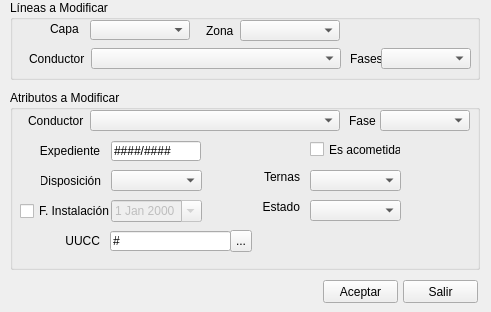
<?xml version="1.0" encoding="UTF-8"?>
<ui version="4.0">
 <class>Form</class>
 <widget class="QWidget" name="Form">
  <property name="windowModality">
   <enum>Qt::ApplicationModal</enum>
  </property>
  <property name="geometry">
   <rect>
    <x>0</x>
    <y>0</y>
    <width>491</width>
    <height>312</height>
   </rect>
  </property>
  <property name="windowTitle">
   <string>Actualizar Datos</string>
  </property>
  <widget class="QPushButton" name="cmdAceptar">
   <property name="geometry">
    <rect>
     <x>323</x>
     <y>280</y>
     <width>75</width>
     <height>23</height>
    </rect>
   </property>
   <property name="text">
    <string>Aceptar</string>
   </property>
   <property name="shortcut">
    <string>Return</string>
   </property>
  </widget>
  <widget class="QPushButton" name="cmdSalir">
   <property name="geometry">
    <rect>
     <x>403</x>
     <y>280</y>
     <width>75</width>
     <height>23</height>
    </rect>
   </property>
   <property name="text">
    <string>Salir</string>
   </property>
   <property name="shortcut">
    <string>Esc</string>
   </property>
  </widget>
  <widget class="QGroupBox" name="groupBox">
   <property name="geometry">
    <rect>
     <x>10</x>
     <y>0</y>
     <width>470</width>
     <height>80</height>
    </rect>
   </property>
   <property name="title">
    <string>Líneas a Modificar</string>
   </property>
   <widget class="QComboBox" name="cmbConductor">
    <property name="geometry">
     <rect>
      <x>81</x>
      <y>48</y>
      <width>250</width>
      <height>21</height>
     </rect>
    </property>
   </widget>
   <widget class="QLabel" name="label_19">
    <property name="geometry">
     <rect>
      <x>340</x>
      <y>51</y>
      <width>41</width>
      <height>16</height>
     </rect>
    </property>
    <property name="text">
     <string>Fases</string>
    </property>
   </widget>
   <widget class="QComboBox" name="cmbFase">
    <property name="geometry">
     <rect>
      <x>371</x>
      <y>48</y>
      <width>90</width>
      <height>21</height>
     </rect>
    </property>
   </widget>
   <widget class="QComboBox" name="cmbCapa">
    <property name="geometry">
     <rect>
      <x>80</x>
      <y>20</y>
      <width>100</width>
      <height>20</height>
     </rect>
    </property>
   </widget>
   <widget class="QLabel" name="label_17">
    <property name="geometry">
     <rect>
      <x>19</x>
      <y>52</y>
      <width>60</width>
      <height>13</height>
     </rect>
    </property>
    <property name="text">
     <string>Conductor</string>
    </property>
   </widget>
   <widget class="QLabel" name="label_5">
    <property name="geometry">
     <rect>
      <x>40</x>
      <y>22</y>
      <width>47</width>
      <height>13</height>
     </rect>
    </property>
    <property name="text">
     <string>Capa</string>
    </property>
   </widget>
   <widget class="QComboBox" name="cmbZona">
    <property name="geometry">
     <rect>
      <x>230</x>
      <y>20</y>
      <width>100</width>
      <height>21</height>
     </rect>
    </property>
   </widget>
   <widget class="QLabel" name="label_20">
    <property name="geometry">
     <rect>
      <x>196</x>
      <y>23</y>
      <width>41</width>
      <height>16</height>
     </rect>
    </property>
    <property name="text">
     <string>Zona</string>
    </property>
   </widget>
  </widget>
  <widget class="QGroupBox" name="groupBox_2">
   <property name="geometry">
    <rect>
     <x>10</x>
     <y>90</y>
     <width>470</width>
     <height>180</height>
    </rect>
   </property>
   <property name="title">
    <string>Atributos a Modificar</string>
   </property>
   <widget class="QComboBox" name="cmbDisposicion">
    <property name="geometry">
     <rect>
      <x>101</x>
      <y>80</y>
      <width>91</width>
      <height>21</height>
     </rect>
    </property>
   </widget>
   <widget class="QCheckBox" name="chkAcometida">
    <property name="geometry">
     <rect>
      <x>300</x>
      <y>51</y>
      <width>91</width>
      <height>17</height>
     </rect>
    </property>
    <property name="text">
     <string>Es acometida</string>
    </property>
    <property name="tristate">
     <bool>true</bool>
    </property>
   </widget>
   <widget class="QLineEdit" name="txtUUCC">
    <property name="geometry">
     <rect>
      <x>100</x>
      <y>141</y>
      <width>121</width>
      <height>20</height>
     </rect>
    </property>
    <property name="text">
     <string>#</string>
    </property>
   </widget>
   <widget class="QLabel" name="label_15">
    <property name="geometry">
     <rect>
      <x>43</x>
      <y>144</y>
      <width>47</width>
      <height>13</height>
     </rect>
    </property>
    <property name="text">
     <string>UUCC</string>
    </property>
    <property name="alignment">
     <set>Qt::AlignRight|Qt::AlignTrailing|Qt::AlignVCenter</set>
    </property>
   </widget>
   <widget class="QLineEdit" name="txtExpediente">
    <property name="geometry">
     <rect>
      <x>101</x>
      <y>51</y>
      <width>90</width>
      <height>20</height>
     </rect>
    </property>
    <property name="text">
     <string>####/####</string>
    </property>
   </widget>
   <widget class="QComboBox" name="cmbTernas">
    <property name="geometry">
     <rect>
      <x>300</x>
      <y>80</y>
      <width>91</width>
      <height>21</height>
     </rect>
    </property>
   </widget>
   <widget class="QComboBox" name="cmbEstado">
    <property name="geometry">
     <rect>
      <x>300</x>
      <y>110</y>
      <width>91</width>
      <height>21</height>
     </rect>
    </property>
   </widget>
   <widget class="QLabel" name="label_12">
    <property name="geometry">
     <rect>
      <x>339</x>
      <y>23</y>
      <width>41</width>
      <height>16</height>
     </rect>
    </property>
    <property name="text">
     <string>Fase</string>
    </property>
   </widget>
   <widget class="QToolButton" name="cmdUUCC">
    <property name="geometry">
     <rect>
      <x>220</x>
      <y>140</y>
      <width>22</width>
      <height>22</height>
     </rect>
    </property>
    <property name="text">
     <string>...</string>
    </property>
   </widget>
   <widget class="QComboBox" name="cmbNuevoConductor">
    <property name="geometry">
     <rect>
      <x>80</x>
      <y>20</y>
      <width>250</width>
      <height>21</height>
     </rect>
    </property>
   </widget>
   <widget class="QLabel" name="label_11">
    <property name="geometry">
     <rect>
      <x>30</x>
      <y>54</y>
      <width>60</width>
      <height>13</height>
     </rect>
    </property>
    <property name="text">
     <string>Expediente</string>
    </property>
    <property name="alignment">
     <set>Qt::AlignRight|Qt::AlignTrailing|Qt::AlignVCenter</set>
    </property>
   </widget>
   <widget class="QDateEdit" name="datInstalacion">
    <property name="enabled">
     <bool>false</bool>
    </property>
    <property name="geometry">
     <rect>
      <x>101</x>
      <y>110</y>
      <width>91</width>
      <height>22</height>
     </rect>
    </property>
    <property name="calendarPopup">
     <bool>true</bool>
    </property>
   </widget>
   <widget class="QLabel" name="label_14">
    <property name="geometry">
     <rect>
      <x>230</x>
      <y>110</y>
      <width>60</width>
      <height>13</height>
     </rect>
    </property>
    <property name="text">
     <string>Estado</string>
    </property>
    <property name="alignment">
     <set>Qt::AlignRight|Qt::AlignTrailing|Qt::AlignVCenter</set>
    </property>
   </widget>
   <widget class="QLabel" name="label_13">
    <property name="geometry">
     <rect>
      <x>31</x>
      <y>84</y>
      <width>60</width>
      <height>13</height>
     </rect>
    </property>
    <property name="text">
     <string>Disposición</string>
    </property>
    <property name="alignment">
     <set>Qt::AlignRight|Qt::AlignTrailing|Qt::AlignVCenter</set>
    </property>
   </widget>
   <widget class="QLabel" name="label_18">
    <property name="geometry">
     <rect>
      <x>18</x>
      <y>24</y>
      <width>60</width>
      <height>13</height>
     </rect>
    </property>
    <property name="text">
     <string>Conductor</string>
    </property>
   </widget>
   <widget class="QComboBox" name="cmbNuevaFase">
    <property name="geometry">
     <rect>
      <x>370</x>
      <y>20</y>
      <width>90</width>
      <height>21</height>
     </rect>
    </property>
   </widget>
   <widget class="QLabel" name="label_16">
    <property name="geometry">
     <rect>
      <x>230</x>
      <y>80</y>
      <width>60</width>
      <height>13</height>
     </rect>
    </property>
    <property name="text">
     <string>Ternas</string>
    </property>
    <property name="alignment">
     <set>Qt::AlignRight|Qt::AlignTrailing|Qt::AlignVCenter</set>
    </property>
   </widget>
  </widget>
  <widget class="QCheckBox" name="chkInstalacion">
   <property name="geometry">
    <rect>
     <x>20</x>
     <y>201</y>
     <width>90</width>
     <height>20</height>
    </rect>
   </property>
   <property name="text">
    <string>F. Instalación</string>
   </property>
  </widget>
 </widget>
 <resources/>
 <connections/>
</ui>
